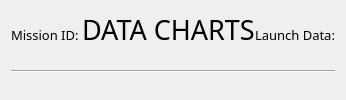
         <widget class="QWidget" name="archiveDataLabel_3" native="true">
          <property name="sizePolicy">
           <sizepolicy hsizetype="Preferred" vsizetype="Preferred">
            <horstretch>0</horstretch>
            <verstretch>0</verstretch>
           </sizepolicy>
          </property>
          <layout class="QVBoxLayout" name="verticalLayout_37">
           <item>
            <widget class="QWidget" name="pageTitleWidget_3" native="true">
             <layout class="QHBoxLayout" name="horizontalLayout_30">
              <property name="spacing">
               <number>0</number>
              </property>
              <property name="leftMargin">
               <number>0</number>
              </property>
              <property name="topMargin">
               <number>0</number>
              </property>
              <property name="rightMargin">
               <number>0</number>
              </property>
              <property name="bottomMargin">
               <number>0</number>
              </property>
              <item>
               <widget class="QWidget" name="widget_22" native="true">
                <layout class="QVBoxLayout" name="verticalLayout_38">
                 <property name="spacing">
                  <number>0</number>
                 </property>
                 <property name="leftMargin">
                  <number>0</number>
                 </property>
                 <property name="topMargin">
                  <number>10</number>
                 </property>
                 <property name="rightMargin">
                  <number>0</number>
                 </property>
                 <property name="bottomMargin">
                  <number>0</number>
                 </property>
                 <item alignment="Qt::AlignHCenter">
                  <widget class="QLabel" name="missionLabel_3">
                   <property name="font">
                    <font>
                     <family>Inria Sans</family>
                     <pointsize>10</pointsize>
                     <weight>50</weight>
                     <bold>false</bold>
                    </font>
                   </property>
                   <property name="text">
                    <string>Mission ID: &lt;nr&gt;</string>
                   </property>
                  </widget>
                 </item>
                </layout>
               </widget>
              </item>
              <item>
               <widget class="QWidget" name="titleLabel_3" native="true">
                <layout class="QVBoxLayout" name="verticalLayout_39">
                 <property name="spacing">
                  <number>0</number>
                 </property>
                 <property name="leftMargin">
                  <number>0</number>
                 </property>
                 <property name="topMargin">
                  <number>0</number>
                 </property>
                 <property name="rightMargin">
                  <number>0</number>
                 </property>
                 <property name="bottomMargin">
                  <number>0</number>
                 </property>
                 <item alignment="Qt::AlignHCenter">
                  <widget class="QLabel" name="label_3">
                   <property name="font">
                    <font>
                     <family>Inria Sans</family>
                     <pointsize>20</pointsize>
                     <weight>50</weight>
                     <bold>false</bold>
                    </font>
                   </property>
                   <property name="text">
                    <string>DATA CHARTS</string>
                   </property>
                  </widget>
                 </item>
                </layout>
               </widget>
              </item>
              <item>
               <widget class="QWidget" name="widget_23" native="true">
                <layout class="QVBoxLayout" name="verticalLayout_40">
                 <property name="spacing">
                  <number>0</number>
                 </property>
                 <property name="leftMargin">
                  <number>0</number>
                 </property>
                 <property name="topMargin">
                  <number>10</number>
                 </property>
                 <property name="rightMargin">
                  <number>0</number>
                 </property>
                 <property name="bottomMargin">
                  <number>0</number>
                 </property>
                 <item alignment="Qt::AlignHCenter">
                  <widget class="QLabel" name="label_11">
                   <property name="font">
                    <font>
                     <family>Inria Sans</family>
                     <pointsize>10</pointsize>
                     <weight>50</weight>
                     <bold>false</bold>
                    </font>
                   </property>
                   <property name="text">
                    <string>Launch Data: &lt;data&gt;</string>
                   </property>
                  </widget>
                 </item>
                </layout>
               </widget>
              </item>
             </layout>
            </widget>
           </item>
           <item>
            <widget class="QWidget" name="separatorWidget_3" native="true">
             <property name="sizePolicy">
              <sizepolicy hsizetype="Minimum" vsizetype="Preferred">
               <horstretch>0</horstretch>
               <verstretch>0</verstretch>
              </sizepolicy>
             </property>
             <layout class="QVBoxLayout" name="verticalLayout_47">
              <property name="spacing">
               <number>0</number>
              </property>
              <property name="leftMargin">
               <number>0</number>
              </property>
              <property name="topMargin">
               <number>0</number>
              </property>
              <property name="rightMargin">
               <number>0</number>
              </property>
              <property name="bottomMargin">
               <number>0</number>
              </property>
              <item>
               <widget class="Line" name="line_4">
                <property name="sizePolicy">
                 <sizepolicy hsizetype="Minimum" vsizetype="Minimum">
                  <horstretch>0</horstretch>
                  <verstretch>0</verstretch>
                 </sizepolicy>
                </property>
                <property name="orientation">
                 <enum>Qt::Horizontal</enum>
                </property>
               </widget>
              </item>
             </layout>
            </widget>
           </item>
          </layout>
         </widget>
